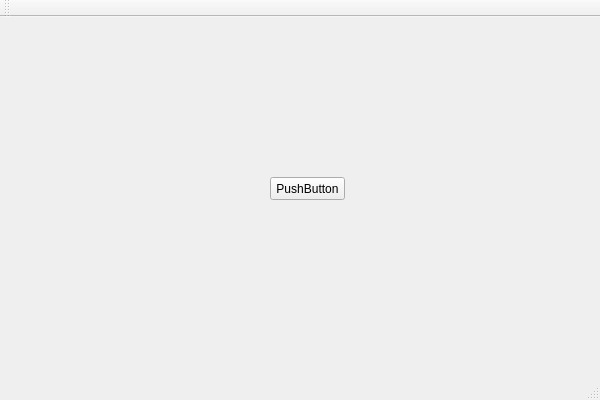
<?xml version="1.0" encoding="UTF-8"?>
<ui version="4.0">
 <class>test_qtClass</class>
 <widget class="QMainWindow" name="test_qtClass">
  <property name="geometry">
   <rect>
    <x>0</x>
    <y>0</y>
    <width>600</width>
    <height>400</height>
   </rect>
  </property>
  <property name="windowTitle">
   <string>test_qt</string>
  </property>
  <widget class="QWidget" name="centralWidget">
   <widget class="QPushButton" name="pushButton">
    <property name="geometry">
     <rect>
      <x>270</x>
      <y>160</y>
      <width>75</width>
      <height>23</height>
     </rect>
    </property>
    <property name="text">
     <string>PushButton</string>
    </property>
   </widget>
  </widget>
  <widget class="QMenuBar" name="menuBar">
   <property name="geometry">
    <rect>
     <x>0</x>
     <y>0</y>
     <width>600</width>
     <height>23</height>
    </rect>
   </property>
  </widget>
  <widget class="QToolBar" name="mainToolBar">
   <attribute name="toolBarArea">
    <enum>TopToolBarArea</enum>
   </attribute>
   <attribute name="toolBarBreak">
    <bool>false</bool>
   </attribute>
  </widget>
  <widget class="QStatusBar" name="statusBar"/>
 </widget>
 <layoutdefault spacing="6" margin="11"/>
 <resources>
  <include location="test_qt.qrc"/>
 </resources>
 <connections/>
</ui>
